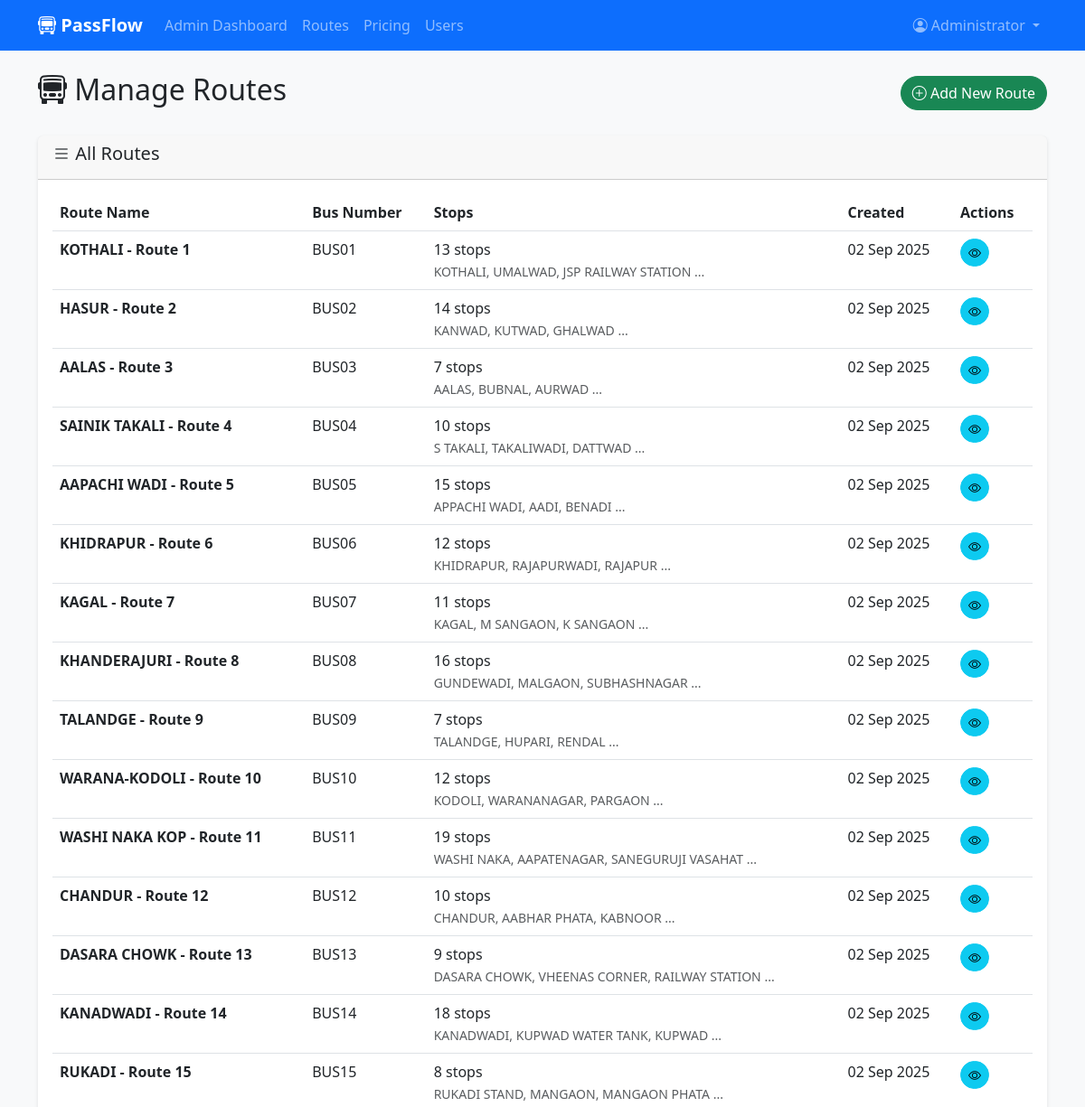
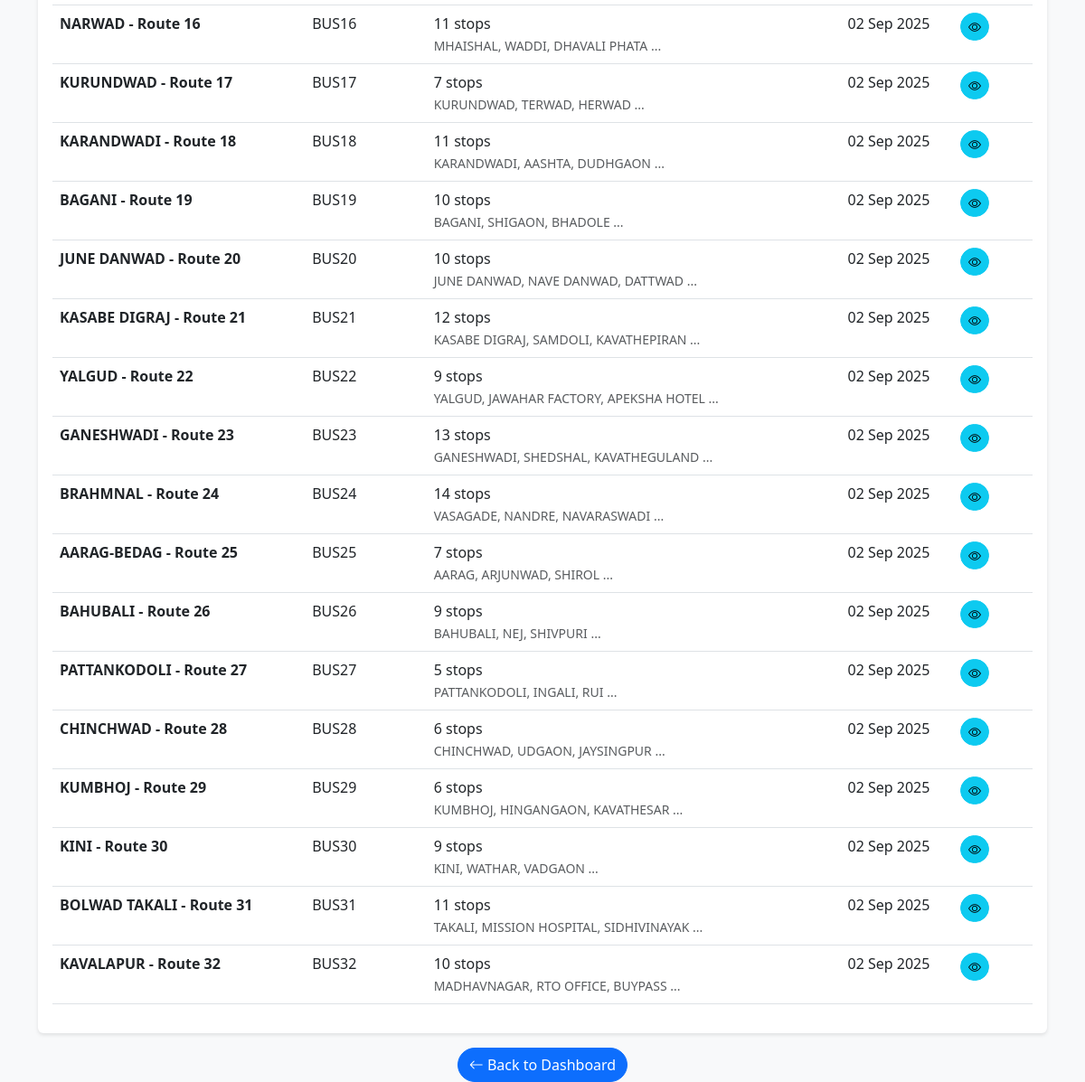
Page /admin/routes (signed in) on the committed database (2 pictures, top to bottom).
### app_complete.py (models this page shows, shortened)
class User(db.Model):
    id = db.Column(db.Integer, primary_key=True)
    name = db.Column(db.String(100), nullable=False)
    email = db.Column(db.String(120), unique=True, nullable=False)
    phone = db.Column(db.String(15), nullable=False)
    password = db.Column(db.String(255), nullable=False)
    role = db.Column(db.String(20), default='student')  # student or admin
    created_at = db.Column(db.DateTime, default=datetime.utcnow)
    profile = db.relationship('Profile', backref='user', uselist=False, cascade='all, delete-orphan')
    passes = db.relationship('Pass', backref='user', lazy=True, cascade='all, delete-orphan')
    payments = db.relationship('Payment', backref='user', lazy=True, cascade='all, delete-orphan')

class Route(db.Model):
    id = db.Column(db.Integer, primary_key=True)
    name = db.Column(db.String(100), nullable=False)
    bus_number = db.Column(db.String(20), nullable=False)
    stops = db.Column(db.Text)  # JSON string of stops with coordinates
    timings = db.Column(db.Text)  # JSON string of timing information
    created_at = db.Column(db.DateTime, default=datetime.utcnow)
    profiles = db.relationship('Profile', backref='route', lazy=True)
    passes = db.relationship('Pass', backref='route', lazy=True)
    def get_stops(self):
        return json.loads(self.stops) if self.stops else []
    def get_timings(self):
        return json.loads(self.timings) if self.timings else {}

### app_complete.py (the view)
    def decorated_function(*args, **kwargs):
        if 'user_id' not in session:
            flash('Please log in to access this page.', 'warning')
            return redirect(url_for('login'))
        user = User.query.get(session['user_id'])
        if not user or user.role != 'admin':
            flash('Admin access required.', 'danger')
            return redirect(url_for('dashboard'))
        return f(*args, **kwargs)

### app_complete.py (called while the page is built)
@app.context_processor
def inject_datetime():
    return {'datetime': datetime, 'date': date}

def admin_required(f):
    def decorated_function(*args, **kwargs):
        if 'user_id' not in session:
            flash('Please log in to access this page.', 'warning')
            return redirect(url_for('login'))
        user = User.query.get(session['user_id'])
        if not user or user.role != 'admin':
            flash('Admin access required.', 'danger')
            return redirect(url_for('dashboard'))
        return f(*args, **kwargs)
    decorated_function.__name__ = f.__name__
    return decorated_function

@app.route('/admin/routes')
@admin_required
def admin_routes():
    routes = Route.query.all()
    return render_template('admin/routes.html', routes=routes)

### templates/admin/routes.html (shortened to what this page needs)
{% extends "base.html" %}
{% block content %}
<div class="row">
    <div class="col-12">
        <div class="d-flex justify-content-between align-items-center mb-4">
            <h2><i class="bi bi-bus-front"></i> Manage Routes</h2>
            <a href="{{ url_for('add_route') }}" class="btn btn-success">
                <i class="bi bi-plus-circle"></i> Add New Route
            </a>
        </div>
    </div>
</div>
<div class="row">
    <div class="col-12">
        <div class="card">
            <div class="card-header">
                <h5><i class="bi bi-list"></i> All Routes</h5>
            </div>
            <div class="card-body">
                {% if routes %}
                    <div class="table-responsive">
                        <table class="table table-hover">
                            <thead>
                                <tr>
                                    <th>Route Name</th>
                                    <th>Bus Number</th>
                                    <th>Stops</th>
                                    <th>Created</th>
                                    <th>Actions</th>
                                </tr>
                            </thead>
                            <tbody>
                                {% for route in routes %}
                                <tr>
                                    <td><strong>{{ route.name }}</strong></td>
                                    <td>{{ route.bus_number }}</td>
                                    <td>
                                        {% set stops = route.get_stops() %}
                                        {% if stops %}
                                            {{ stops|length }} stops
                                            <br><small class="text-muted">
                                                {% for stop in stops[:3] %}
                                                    {{ stop.name }}{% if not loop.last %}, {% endif %}
                                                {% endfor %}
                                                {% if stops|length > 3 %}...{% endif %}
                                            </small>
                                        {% else %}
                                            <span class="text-muted">No stops defined</span>
                                        {% endif %}
                                    </td>
                                    <td>{{ route.created_at.strftime('%d %b %Y') }}</td>
                                    <td>
                                        <div class="btn-group btn-group-sm">
                                            <button class="btn btn-info btn-sm" data-bs-toggle="modal"
                                                    data-bs-target="#routeModal{{ route.id }}">
                                                <i class="bi bi-eye"></i>
                                            </button>
                                        </div>
                                    </td>
                                </tr>
                                {% endfor %}
                            </tbody>
                        </table>
                    </div>
                {% else %}
                    <p class="text-muted text-center">No routes available. <a href="{{ url_for('add_route') }}">Add the first route</a>.</p>
                {% endif %}
            </div>
        </div>
    </div>
</div>
<div class="row mt-3">
    <div class="col-12 text-center">
        <a href="{{ url_for('admin_dashboard') }}" class="btn btn-primary">
            <i class="bi bi-arrow-left"></i> Back to Dashboard
        </a>
    </div>
</div>
{% endblock %}

### templates/base.html (shortened to what this page needs)
<!DOCTYPE html>
<html lang="en">
<head>
    <link href="https://cdn.jsdelivr.net/npm/bootstrap@5.3.0/dist/css/bootstrap.min.css" rel="stylesheet">
    <link href="https://cdn.jsdelivr.net/npm/bootstrap-icons@1.10.0/font/bootstrap-icons.css" rel="stylesheet">
    <link rel="stylesheet" href="https://unpkg.com/leaflet@1.9.4/dist/leaflet.css" />
</head>
<body class="bg-light">
    <nav class="navbar navbar-expand-lg navbar-dark bg-primary">
        <div class="container">
            <a class="navbar-brand" href="{{ url_for('index') }}">
                <i class="bi bi-bus-front"></i> PassFlow
            </a>
            <div class="collapse navbar-collapse" id="navbarNav">
                <ul class="navbar-nav me-auto">
                    {% if session.user_id %}
                        {% if session.user_role == 'admin' %}
                            <li class="nav-item">
                                <a class="nav-link" href="{{ url_for('admin_dashboard') }}">Admin Dashboard</a>
                            </li>
                            <li class="nav-item">
                                <a class="nav-link" href="{{ url_for('admin_routes') }}">Routes</a>
                            </li>
                            <li class="nav-item">
                                <a class="nav-link" href="{{ url_for('admin_pricing') }}">Pricing</a>
                            </li>
                            <li class="nav-item">
                                <a class="nav-link" href="{{ url_for('admin_users') }}">Users</a>
                            </li>
                        {% endif %}
                    {% endif %}
                </ul>
                <ul class="navbar-nav">
                    {% if session.user_id %}
                        <li class="nav-item dropdown">
                            <a class="nav-link dropdown-toggle" href="#" id="userDropdown" role="button" data-bs-toggle="dropdown">
                                <i class="bi bi-person-circle"></i> {{ session.user_name }}
                            </a>
                        </li>
                    {% endif %}
                </ul>
            </div>
        </div>
    </nav>
    <main class="container mt-4">
        {% block content %}{% endblock %}
    </main>
</body>
</html>

### templates/base.html (style rules this page uses)
.navbar-brand { font-weight: bold; }
.card { box-shadow: 0 2px 4px rgba(0,0,0,0.1); border: none; }
.btn { border-radius: 20px; }

### rows in the picture
User: user_name "Administrator"
Route: name "KOTHALI - Route 1", bus_number "BUS01", stops "13", name "KOTHALI" "UMALWAD" "JSP RAILWAY STATION", created_at "02 Sep 2025"
Route: name "HASUR - Route 2", bus_number "BUS02", stops "14", name "KANWAD" "KUTWAD" "GHALWAD", created_at "02 Sep 2025"
Route: name "AALAS - Route 3", bus_number "BUS03", stops "7", name "AALAS" "BUBNAL" "AURWAD", created_at "02 Sep 2025"
Route: name "SAINIK TAKALI - Route 4", bus_number "BUS04", stops "10", name "S TAKALI" "TAKALIWADI" "DATTWAD", created_at "02 Sep 2025"
Route: name "AAPACHI WADI - Route 5", bus_number "BUS05", stops "15", name "APPACHI WADI" "AADI" "BENADI", created_at "02 Sep 2025"
Route: name "KHIDRAPUR - Route 6", bus_number "BUS06", stops "12", name "KHIDRAPUR" "RAJAPURWADI" "RAJAPUR", created_at "02 Sep 2025"
Route: name "KAGAL - Route 7", bus_number "BUS07", stops "11", name "KAGAL" "M SANGAON" "K SANGAON", created_at "02 Sep 2025"
Route: name "KHANDERAJURI - Route 8", bus_number "BUS08", stops "16", name "GUNDEWADI" "MALGAON" "SUBHASHNAGAR", created_at "02 Sep 2025"
Route: name "TALANDGE - Route 9", bus_number "BUS09", stops "7", name "TALANDGE" "HUPARI" "RENDAL", created_at "02 Sep 2025"
Route: name "WARANA-KODOLI - Route 10", bus_number "BUS10", stops "12", name "KODOLI" "WARANANAGAR" "PARGAON", created_at "02 Sep 2025"
Route: name "WASHI NAKA KOP - Route 11", bus_number "BUS11", stops "19", name "WASHI NAKA" "AAPATENAGAR" "SANEGURUJI VASAHAT", created_at "02 Sep 2025"
Route: name "CHANDUR - Route 12", bus_number "BUS12", stops "10", name "CHANDUR" "AABHAR PHATA" "KABNOOR", created_at "02 Sep 2025"
Route: name "DASARA CHOWK - Route 13", bus_number "BUS13", stops "9", name "DASARA CHOWK" "VHEENAS CORNER" "RAILWAY STATION", created_at "02 Sep 2025"
Route: name "KANADWADI - Route 14", bus_number "BUS14", stops "18", name "KANADWADI" "KUPWAD WATER TANK" "KUPWAD", created_at "02 Sep 2025"
Route: name "RUKADI - Route 15", bus_number "BUS15", stops "8", name "RUKADI STAND" "MANGAON" "MANGAON PHATA", created_at "02 Sep 2025"
Route: name "NARWAD - Route 16", bus_number "BUS16", stops "11", name "MHAISHAL" "WADDI" "DHAVALI PHATA", created_at "02 Sep 2025"
Route: name "KURUNDWAD - Route 17", bus_number "BUS17", stops "7", name "KURUNDWAD" "TERWAD" "HERWAD", created_at "02 Sep 2025"
Route: name "KARANDWADI - Route 18", bus_number "BUS18", stops "11", name "KARANDWADI" "AASHTA" "DUDHGAON", created_at "02 Sep 2025"
Route: name "BAGANI - Route 19", bus_number "BUS19", stops "10", name "BAGANI" "SHIGAON" "BHADOLE", created_at "02 Sep 2025"
Route: name "JUNE DANWAD - Route 20", bus_number "BUS20", stops "10", name "JUNE DANWAD" "NAVE DANWAD" "DATTWAD", created_at "02 Sep 2025"
Route: name "KASABE DIGRAJ - Route 21", bus_number "BUS21", stops "12", name "KASABE DIGRAJ" "SAMDOLI" "KAVATHEPIRAN", created_at "02 Sep 2025"
Route: name "YALGUD - Route 22", bus_number "BUS22", stops "9", name "YALGUD" "JAWAHAR FACTORY" "APEKSHA HOTEL", created_at "02 Sep 2025"
Route: name "GANESHWADI - Route 23", bus_number "BUS23", stops "13", name "GANESHWADI" "SHEDSHAL" "KAVATHEGULAND", created_at "02 Sep 2025"
Route: name "BRAHMNAL - Route 24", bus_number "BUS24", stops "14", name "VASAGADE" "NANDRE" "NAVARASWADI", created_at "02 Sep 2025"
Route: name "AARAG-BEDAG - Route 25", bus_number "BUS25", stops "7", name "AARAG" "ARJUNWAD" "SHIROL", created_at "02 Sep 2025"
Route: name "BAHUBALI - Route 26", bus_number "BUS26", stops "9", name "BAHUBALI" "NEJ" "SHIVPURI", created_at "02 Sep 2025"
Route: name "PATTANKODOLI - Route 27", bus_number "BUS27", stops "5", name "PATTANKODOLI" "INGALI" "RUI", created_at "02 Sep 2025"
Route: name "CHINCHWAD - Route 28", bus_number "BUS28", stops "6", name "CHINCHWAD" "UDGAON" "JAYSINGPUR", created_at "02 Sep 2025"
Route: name "KUMBHOJ - Route 29", bus_number "BUS29", stops "6", name "KUMBHOJ" "HINGANGAON" "KAVATHESAR", created_at "02 Sep 2025"
Route: name "KINI - Route 30", bus_number "BUS30", stops "9", name "KINI" "WATHAR" "VADGAON", created_at "02 Sep 2025"
Route: name "BOLWAD TAKALI - Route 31", bus_number "BUS31", stops "11", name "TAKALI" "MISSION HOSPITAL" "SIDHIVINAYAK", created_at "02 Sep 2025"
Route: name "KAVALAPUR - Route 32", bus_number "BUS32", stops "10", name "MADHAVNAGAR" "RTO OFFICE" "BUYPASS", created_at "02 Sep 2025"
